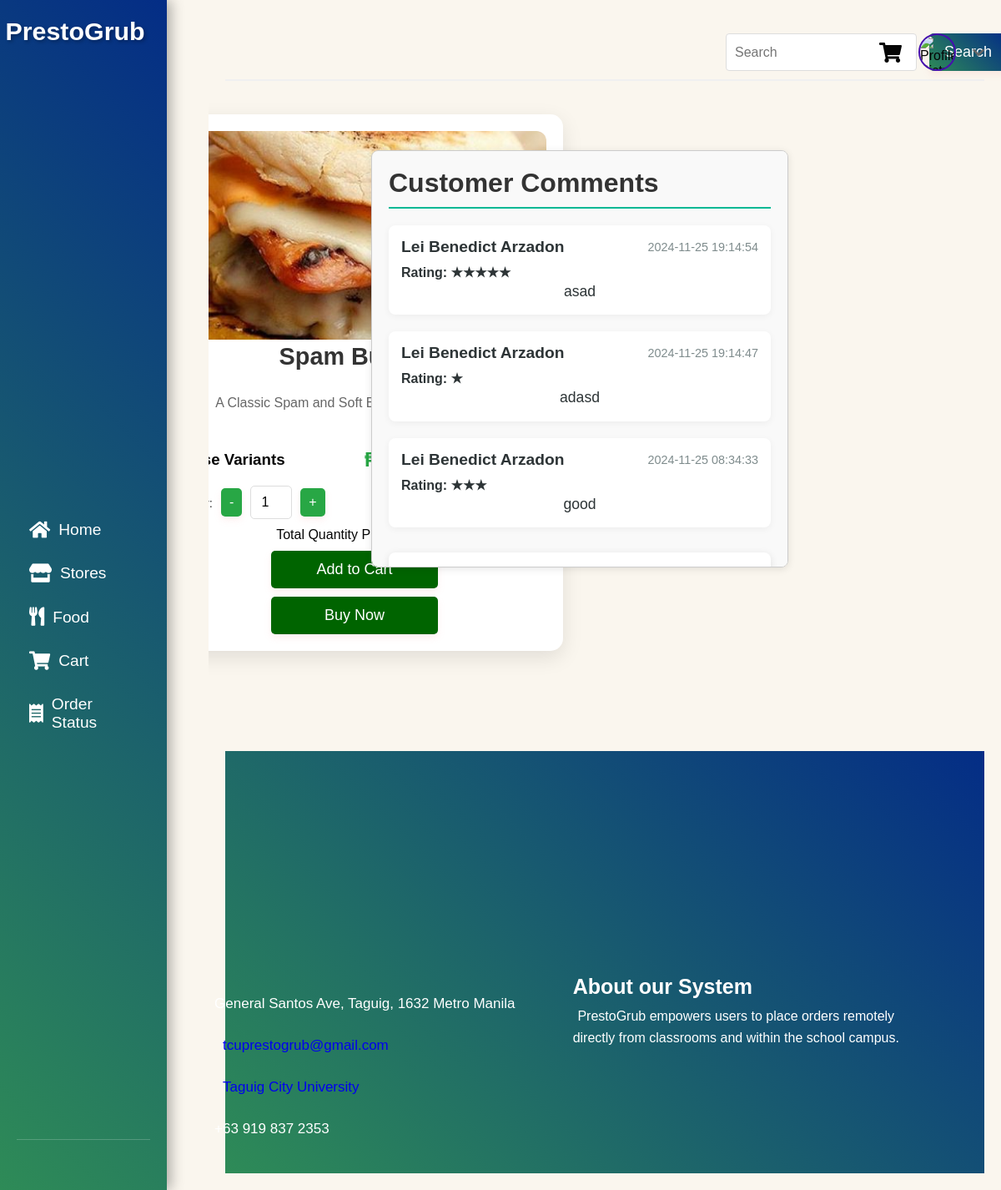
The page /view_product.php?product_id=45 (signed in) on the database its author committed.
### tables this page shows
CREATE TABLE `products` (
  `product_id` int(11) NOT NULL,
  `name` varchar(255) NOT NULL,
  `description` text NOT NULL,
  `price` decimal(10,2) NOT NULL,
  `image` varchar(255) NOT NULL,
  `store_id` int(11) NOT NULL,
  `user_id` int(11) NOT NULL,
  `out_of_stock` tinyint(1) DEFAULT 0,
  `stock_quantity` int(11) DEFAULT 0,
  `category` varchar(255) DEFAULT NULL,
  `is_featured` tinyint(1) DEFAULT 0,
  `category_id` int(11) DEFAULT NULL
);

CREATE TABLE `product_comments` (
  `comment_id` int(11) NOT NULL,
  `product_id` int(11) NOT NULL,
  `user_id` int(11) NOT NULL,
  `username` varchar(255) NOT NULL,
  `rating` int(11) NOT NULL,
  `comment` text NOT NULL,
  `date_posted` timestamp NOT NULL DEFAULT current_timestamp()
);

### view_product.php (the view, shortened to what this page needs)
<?php
require_once 'connection/connection.php';
if (isset($_SESSION['user_id'])) {
    $profile_picture = $_SESSION['profile_picture'] ?? 'default-profile.png';
} else {
    header("Location: login.php");
    exit();
}
$search_query = isset($_GET['search']) ? $_GET['search'] : '';
if (isset($_GET['product_id']) && is_numeric($_GET['product_id'])) {
    $product_id = (int)$_GET['product_id'];
} else {
    die("Product ID is missing or invalid.");
}
$product_query = "SELECT * FROM products WHERE product_id = $product_id";
$product_result = $conn->query($product_query);
if ($product_result->num_rows > 0) {
    $product = $product_result->fetch_assoc();
} else {
    die("Product not found.");
}
?>
<!DOCTYPE html>
<html lang="en">
<head>
    <link rel="stylesheet" href="https://cdnjs.cloudflare.com/ajax/libs/font-awesome/6.0.0-beta3/css/all.min.css">
    <link href="https://cdnjs.cloudflare.com/ajax/libs/font-awesome/5.15.4/css/all.min.css" rel="stylesheet">
    <link rel="stylesheet" href="css/view_product.css">
</head>
<body>
<?php include 'sidebar.php'; ?>
<div class="main-content">
    <div class="header">
        <div class="header-center">
            <form class="searchb" action="order_status.php" method="GET">
                <input type="text" name="search" placeholder="Search" value="<?php echo htmlspecialchars($search_query); ?>">
                <button type="submit">Search</button>
            </form>
        </div>
        <div class="cart-profile-container">
            <div class="notification-icon">
            </div>
            <div class="cart">
                <i class="fas fa-shopping-cart cart-icon"></i>
            </div>
            <?php if (isset($_SESSION['user_id'])): ?>
            <div class="profile">
                <div class="profile-details">
                    <img src="img/<?php echo htmlspecialchars($profile_picture); ?>" alt="Profile Picture" class="profile-pic">
                    <i class="fas fa-chevron-down profile-dropdown-icon"></i>
                </div>
            </div>
            <?php else: ?>
            <div class="login">
                <a href="login.php" class="btn-login">Login</a>
            </div>
            <?php endif; ?>
        </div>
    </div>
<div class="container">
    <div class="product-container">
        <div class="product-details">
            <div class="product-image">
            </div>
            <div class="product-info">
                <h2><?php echo htmlspecialchars($product['name']); ?></h2>
                <p class="product-description"><?php echo htmlspecialchars($product['description']); ?></p>
                <div class="price-info">
                    <p class="price">₱<?php echo htmlspecialchars($product['price']); ?></p>
                </div>
                <h3>Choose Variants</h3>
                <?php if (isset($_SESSION['user_id'])): ?>
                    <div class="quantity-controls">
                        <label for="quantity">Quantity:</label>
                        <div class="quantity-buttons">
                            <button type="button" onclick="decreaseQuantity()">-</button>
                            <input type="number" id="quantity" name="quantity" value="1" min="1" readonly>
                            <button type="button" onclick="increaseQuantity()">+</button>
                        </div>
                    </div>
                    <p class="total-quan">Total Quantity Price: <span id="totalPrice">₱<?php echo $product['price']; ?></span></p>
                    <form method="POST" class="add-to-cart-form">
                        <button class="btn add-to-cart" name="add_to_cart" type="submit">Add to Cart</button>
                    </form>
                    <form method="POST" action="delivery_form.php">
                        <button class="btn buy-now" name="buy_now" type="submit">Buy Now</button>
                    </form>
                <?php else: ?>
                    <p class="login-prompt">Please log in to purchase.</p>
                <?php endif; ?>
            </div>
        </div>
    </div>
    <div class="user-comments">
        <h3>Customer Comments</h3>
        <?php
            $comment_query = "SELECT * FROM product_comments WHERE product_id = $product_id ORDER BY date_posted DESC";
            $comments_result = $conn->query($comment_query);
            while ($comment = $comments_result->fetch_assoc()) {
                echo '<div class="comment">';
                echo '<div class="comment-header">';
                echo '<strong>' . htmlspecialchars($comment['username']) . '</strong>';
                echo '<span class="comment-date">' . htmlspecialchars($comment['date_posted']) . '</span>';
                echo '</div>';
                echo '<div class="comment-rating">Rating: ' . str_repeat('★', $comment['rating']) . '</div>';
                echo '<p>' . htmlspecialchars($comment['comment']) . '</p>';
                echo '</div>';
            }
        ?>
        <div class="user-rate">
            <?php if (isset($_SESSION['user_id'])): ?>
                <form method="POST" class="comment-form">
                </form>
            <?php else: ?>
                <p class="login-prompt">Please log in to leave a comment.</p>
            <?php endif; ?>
        </div>
    </div>
</div>
    <?php include 'footer.php'; ?>
</body>
</html>

### css/view_product.css (style rules this page uses)
* { margin: 0; padding: 0; font-family: "Arial", sans-serif; box-sizing: border-box; }
body { background-color: rgb(250, 246, 238); color: #050505; margin: 0; padding: 0; overflow-x: hidden; overflow-y: auto; }
.user-comments h3 { font-size: 2em; color: #333; border-bottom: 2px solid #00b894; padding-bottom: 10px; margin-bottom: 20px; }
.comment { background-color: #fff; padding: 15px; border-radius: 8px; margin-bottom: 20px; box-shadow: 0 2px 8px rgba(0, 0, 0, 0.05); transition: transform 0.3s ease-in-out; }
.comment-header { display: flex; justify-content: space-between; align-items: center; margin-bottom: 10px; }
.comment-header strong { font-size: 1.2em; color: #2d3436; }
.comment-date { font-size: 0.9em; color: #7f8c8d; }
.comment-rating { font-weight: bold; color: #2d3436; margin-top: 5px; }
.comment p { font-size: 1.1em; color: #2d3436; line-height: 1.5; }
.comment-form { background-color: #fff; padding: 20px; border-radius: 8px; box-shadow: 0 2px 10px rgba(0, 0, 0, 0.1); margin-top: 30px; }
.main-content { margin-left: 250px; padding: 20px; margin-top: 20px; overflow-x: hidden; overflow-y: auto; transition: margin-left 0.4s ease; }
.main-content { transition: margin-left 0.4s ease; }
.notification-icon { font-size: 24px; cursor: pointer; color: #555; transition: color 0.3s; }
.header input { flex: 1; padding: 10px; border: 1px solid #ddd; border-radius: 4px; font-size: 16px; }
.header-center { position: relative; left: 600px; display: flex; flex-direction: column; }
.header button { padding: 10px; background: linear-gradient(45deg, #2e8b57, #042d86); color: white; border: none; width: 20px; border-radius: 4px; font-size: 12px; cursor: pointer; transition: background-color 0.3s; }
.searchb { display: flex; flex-direction: row; gap: 15px; width: 60px; }
.cart { position: relative; display: flex; align-items: center; }
.cart-icon { font-size: 24px; cursor: pointer; }
.profile { position: relative; display: flex; align-items: center; gap: 10px; cursor: pointer; }
.profile-details { display: flex; align-items: center; gap: 10px; }
.profile-pic { width: 45px; height: 45px; border-radius: 50%; border: 2px solid #460eaf; object-fit: cover; transition: transform 0.2s; }
.profile-dropdown-icon { font-size: 1rem; color: #666; transition: transform 0.3s; }
.quantity-buttons button { background-color: #28a745; color: #fff; padding: 5px 10px; border: none; border-radius: 5px; cursor: pointer; font-size: 1rem; }
.quantity-buttons input { width: 60px; text-align: center; font-size: 1rem; }
.btn { flex: 1; padding: 12px; border: none; border-radius: 8px; font-size: 1rem; cursor: pointer; transition: background-color 0.3s; text-align: center; }
.sales-data, .user-comments { margin-top: 30px; }
h2 { color: #333; font-size: 24px; text-align: center; margin-bottom: 20px; font-weight: 600; }
form { display: flex; flex-direction: column; gap: -4px; }
label { font-size: 15px; color: #333; font-weight: 500; }
input[type="number"], select { padding: 10px; border-radius: 5px; border: 1px solid #ddd; width: 50px; font-size: 16px; box-sizing: border-box; }
button[type="submit"] { background-color: darkgreen; color: #fff; padding: 12px 18px; border: none; border-radius: 5px; cursor: pointer; font-size: 18px; transition: background-color 0.3s ease; width: 200px; text-align: center; display: block; margin: 0 auto; }
button, .dropdown-content a, .item button, h { padding: 8px 12px; font-size: 12px; margin: 3px 0; border-radius: 6px; color: white; background-color: transparent; border: 2px solid white; cursor: pointer; box-shadow: 0 4px 8px rgba(248, 149, 149, 0.15); transition: all 0.3s ease; }
h2 { color: black; font-family: Arial, sans-serif; font-size: 2rem; font-weight: bold; }
p { text-align: center; }

### sidebar.php (style rules this page uses)
body { overflow-x: hidden; }

### rows shown on the page
products: name "Spam Burger", description "A Classic Spam and Soft Buns with Vegetables"
product_comments: username "Lei Benedict Arzadon", date_posted "2024-11-25 19:14:54", rating "★★★★★", comment "asad"
product_comments: username "Lei Benedict Arzadon", date_posted "2024-11-25 19:14:47", rating "★", comment "adasd"
product_comments: username "Lei Benedict Arzadon", date_posted "2024-11-25 08:34:33", rating "★★★", comment "good"
